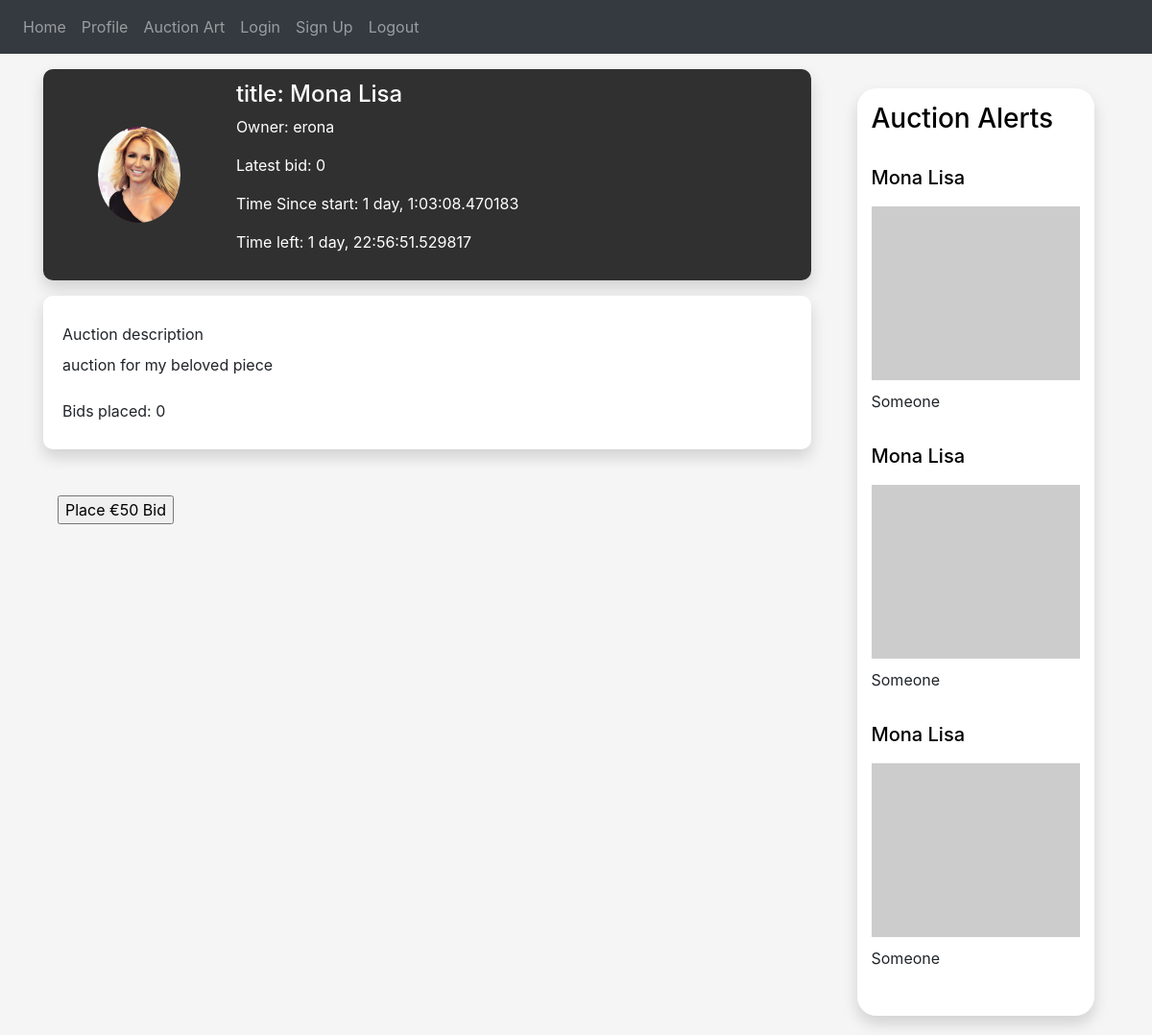
/auction?id=1 (signed in), run on an earlier commit of the app's database.
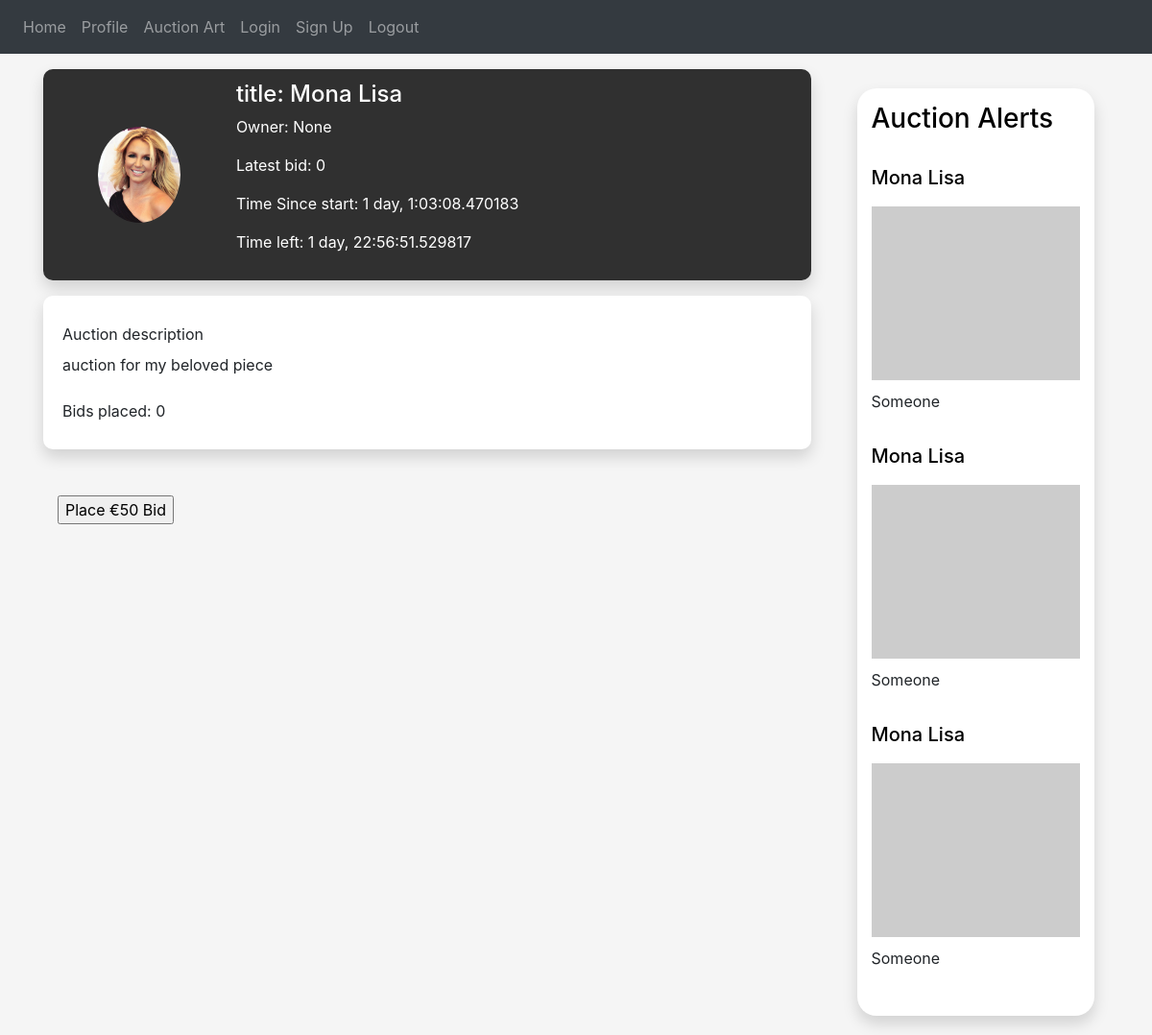
And on a later commit of the database.
### auctionly/art/art.py (models this page shows, shortened)
class Art(db.Model):
    id = db.Column(db.Integer, primary_key=True)
    owner_id = db.Column(db.Integer, db.ForeignKey("user.id"))
    name = db.Column(db.String(150))
    description = db.Column(db.String(150))
    image = db.Column(db.String(150))
    art_category = db.Column(db.String(150))

### auctionly/users/buyer.py (models this page shows, shortened)
class Buyer(User):
    def __init__(self, name, last_name, email, password):
        super().__init__(name, last_name, email, password)
        self.art_prefs = []
        self.purchase_history = []
        self.bidding_history = []

### auctionly/auction/auction.py (models this page shows, shortened)
class Auction(db.Model):
    id = db.Column(db.Integer, primary_key=True)
    end_time = db.Column(db.DateTime, nullable=False,
                         default=datetime.datetime.utcnow)
    seller_id = db.Column(db.Integer, db.ForeignKey("user.id"))
    art_id = db.Column(db.Integer, db.ForeignKey("art.id"))
    description = db.Column(db.String(150))
    starter_price = db.Column(db.String(150))
    bid_increment = db.Column(db.String(150))
    upload_time = db.Column(db.DateTime, default=datetime.datetime.utcnow)
    def get_upload_time(self):
        return self.upload_time
    def get_seller_id(self):
        return self.seller_id
    def get_auction_id(self):
        return self.id
    def get_art_id(self):
        return self.art_id
    def get_auction_description(self):
        return self.description
    def get_starter_price(self):
        return self.starter_price
    def get_time_since_start(self):
        now = datetime.datetime.now()
        return (now - self.get_upload_time())
    def get_time_left(self):
        """ by default it is set to last 3 days since the start of the auction """
        time_out = self.get_upload_time() + datetime.timedelta(days=3)
        now = datetime.datetime.now()
        return (time_out - now)
    def get_bids(self):
        return Bid.query.filter_by(auction_id=self.get_auction_id()).all()
    def get_latest_bid(self):
        if (self.get_number_of_bids() == 0):
            return 0
        return Bid.query.filter_by(auction_id=self.get_auction_id()).all()
    def get_current_bidding_price(self):
        if len(self.get_bids()) == 0:
            return self.get_starter_price()
        else:
            latest_bid = self.get_latest_bid()
            return latest_bid + self.get_bid_increment()
    def get_number_of_bids(self):
        return len(self.get_bids())
    def get_title(self):
        art = Art.query.filter_by(id=self.get_art_id()).one()
        return "Mona Lisa"

### auctionly/views.py (the view)
@views.route('/auction', methods=['GET', 'POST'])
@login_required
def auction():
    auction_id = request.args.get('id')
    auction = Auction.query.filter_by(id=auction_id).first()
    seller = User.query.filter_by(id=auction.get_seller_id()).first()
    print(seller)
    print(auction)
    return render_template("auction.html", auction=auction,  seller=seller)

### auctionly/__init__.py (called while the page is built)
def create_app():
    app = Flask(__name__)
    app.config['SECRET_KEY'] = 'alkjsfkalalfks'
    app.config['SQLALCHEMY_DATABASE_URI'] = f'sqlite:///{DB_NAME}'
    db.init_app(app)
    from .views import views
    from .auth import auth
    app.register_blueprint(views, url_prefix='/')
    app.register_blueprint(auth, url_prefix='/')
    from .users.user import User
    create_database(app)
    login_manager = LoginManager()
    login_manager.login_view = 'auth.login'
    login_manager.init_app(app)
    @login_manager.user_loader
    def load_user(id):
        return User.query.get(int(id))
    return app

### auctionly/users/user.py (called while the page is built)
    def get_name(self):
        return self.first_name

### auctionly/templates/auction.html (shortened to what this page needs)
{% extends "base.html" %} {% block title %}Auction{% endblock %} {% block content %}
<!DOCTYPE html>
<html lang="en">
<head>
    <link href="../static/css/profile-style.css" rel="stylesheet">
</head>
<div class="container mt-3">
    <div class="main-page">
            <div class="row">
                <div class="col-lg-9 pr-5">
                    <div class="row card-profile">
                        <div class="col-3 d-flex justify-content-center align-items-center">
                            <img src="../static/images/itsbritneybich.jpg" class="img-circle" />
                        </div>
                        <div class="col-6 pl-3 d-flex justify-content-center align-items-start flex-column">
                            <div class="row">
                                <h4 class="user-name"> title: {{auction.get_title()}} </h4>
                            </div>
                            <div class="row">
                                <p class="user-profession"> Owner: {{seller.get_name()}} </p>
                            </div>
                            <div class="row">
                                <p class="user-connections"> Latest bid: {{auction.get_latest_bid()}} </p>
                            </div>
                            <div class="row">
                                <p class="user-connections"> Time Since start: {{auction.get_time_since_start()}} </p>
                            </div>
                            <div class="row">
                                <p class="user-connections"> Time left: {{auction.get_time_left()}}
                            </div>
                        </div>
                    </div>
                    <div class="row h-22 mt-3">
                        <div class="card-about">
                        <div class="col">
                            <div class="row mt-2">
                                <h8 class="mb-2" style="bold">Auction description</h8>
                            </div>
                            <div class="row">
                                <p style="">{{auction.get_auction_description()}}</p>
                            </div>
                            <div class="row mt-2">
                                <h8 class="mb-2" style="bold">Bids placed: {{auction.get_number_of_bids()}}</h8>
                            </div>
                        </div>
                    </div>
                    </div>
                    <br><br>
                    <form action="/upload">
                        <input type="submit" value="Place €{{auction.get_current_bidding_price()}} Bid" />
                    </form>
                </div>
                <div class="col-lg-3 display: flex">
                    <div class="auctions-card">
                        <h3><a style="color: #000000; text-decoration: none;" type="submit" name="view">Auction Alerts</a></h3>
                        <br>
                        <div class="media">
                            <div class="media-body">
                                <h5><a style="color: #000000; text-decoration: none;" type="submit" name="view">Mona Lisa</a></h5>
                                <img src="https://picsum.photos/600/500" class="img-fluid center-small" style="padding-top: 10px; align-items: center;">
                                <h7><a style="text-decoration: none; padding-top: 10px;" type="submit" name="view">Someone</a></h7>
                            </div>
                        </div>
                        <div class="media">
                            <div class="media-body">
                                <h5><a style="color: #000000; text-decoration: none;" type="submit" name="view">Mona Lisa</a></h5>
                                <img src="https://picsum.photos/600/500" class="img-fluid center-small" style="padding-top: 10px; align-items: center;">
                                <h7><a style="text-decoration: none; padding-top: 10px;" type="submit" name="view">Someone</a></h7>
                            </div>
                        </div>
                        <div class="media">
                            <div class="media-body">
                                <h5><a style="color: #000000; text-decoration: none;" type="submit" name="view">Mona Lisa</a></h5>
                                <img src="https://picsum.photos/600/500" class="img-fluid center-small" style="padding-top: 10px; align-items: center;">
                                <h7><a style="text-decoration: none; padding-top: 10px;" type="submit" name="view">Someone</a></h7>
                            </div>
                        </div>
                    </div>
                    </div>
            </div>
        </div>
    </div>
</body>
</html>
{% endblock %}

### auctionly/templates/base.html (shortened to what this page needs)
<!DOCTYPE html>
<html>
<head>
    <link rel="stylesheet" href="https://stackpath.bootstrapcdn.com/bootstrap/4.4.1/css/bootstrap.min.css" />
    <link rel="stylesheet" href="https://stackpath.bootstrapcdn.com/font-awesome/4.7.0/css/font-awesome.min.css" />
</head>
<body>
    <nav class="navbar navbar-expand-lg navbar-dark bg-dark">
        <div class="collapse navbar-collapse" id="navbar">
            <div class="navbar-nav">
                <a class="nav-item nav-link" id="home" href="/">Home</a>
                <a class="nav-item nav-link" id="profile" href="/profile">Profile</a>
                <a class="nav-item nav-link" id="auction-art" href="/auction-art">Auction Art</a>
                <a class="nav-item nav-link" id="login" href="/login">Login</a>
                <a class="nav-item nav-link" id="signUp" href="/sign-up">Sign Up</a>
                <a class="nav-item nav-link" id="logout" href="/logout">Logout</a>
            </div>
        </div>
    </nav>
    <div class="container">{% block content %} {% endblock %}</div>
</body>
</html>

### auctionly/static/css/profile-style.css (style rules this page uses)
body { background-color: #f5f5f5f5; }
html { overflow-y: overlay; }
.card-profile { background: -webkit-linear-gradient(top left, #303030, #303030); box-shadow: 0px 8px 16px rgba(0, 0, 0, 0.15); border-radius: 10px; height: 220px; color: #ffffff; }
.img-circle { border-radius: 50%; max-height: 100px; max-width: 100px; }
.card-about { background-color: #ffffff; box-shadow: 0px 8px 16px rgba(0, 0, 0, 0.15); border-radius: 10px; width: 100%; padding: 20px; }
.row { display: flex; }
.auctions-card { padding: 15px; border-radius: 20px; box-shadow: 0px 8px 16px rgba(0, 0, 0, 0.15); background-color: white; display: flex; justify-content: center; flex-direction: column; flex-wrap: wrap; margin-top: 20px; margin-bottom: 20px; }
.center-small { display: block; margin-left: auto; margin-right: auto; width: 100%; }

What changed in the data, as far as the page shows it:
changed Buyer: get_name "erona" → "None"
